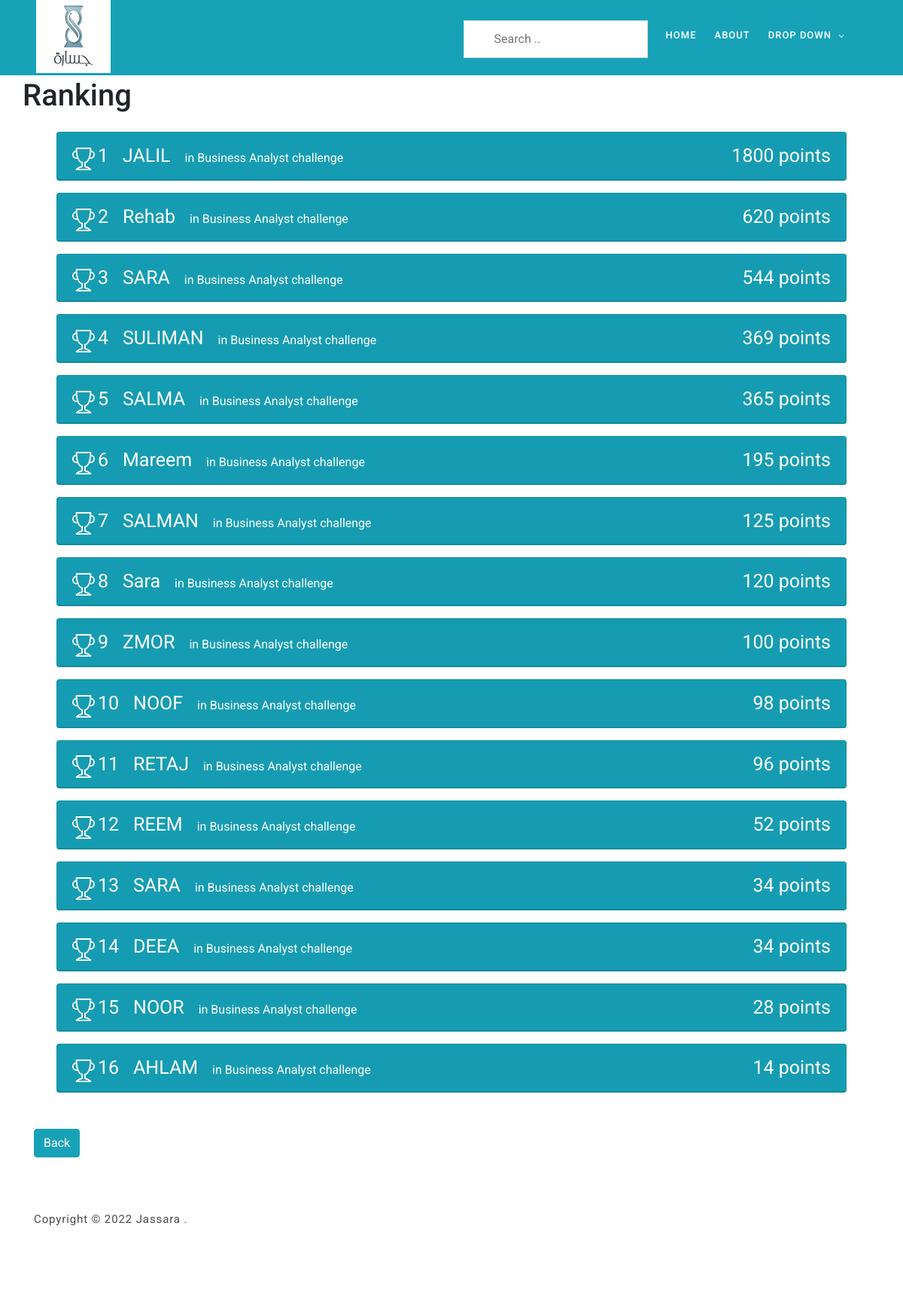
/ranking.php, run on the app's committed database.
### tables this page shows
CREATE TABLE `result` (
  `stname` varchar(255) NOT NULL,
  `point` int(11) NOT NULL,
  `challenge_num` int(10) NOT NULL,
  `challenge_name` varchar(255) NOT NULL
);

### ranking.php (the view, shortened to what this page needs)
<?php session_start();
include 'tamplate.php';
?>
<body>
    <div class="container">
        <div class="row">
            <h1 style="text-align:center;">Ranking</h1>
        </div>
    </div>
    <div class="container">
        <section class="container col mb-5">
            <br>
            <?php
            $con = connection();
            $sql = "SELECT * FROM result order by point DESC";
            $result = mysqli_query($con, $sql);
            $index = 1;
            while ($row = mysqli_fetch_array($result, MYSQLI_ASSOC)) {
                echo '
            <section class="col mb-3">
                <div class="card bg-info mb-6" style="max-width: 100%;">
                    <div class="card-header inline" style="color:White ;">
                        <svg style="color: white;" xmlns="http://www.w3.org/2000/svg" width="30" height="30" fill="currentColor" class="bi bi-trophy" viewBox="0 0 16 16">
                            <path d="M2.5.5A.5.5 0 0 1 3 0h10a.5.5 0 0 1 .5.5c0 .538-.012 1.05-.034 1.536a3 3 0 1 1-1.133 5.89c-.79 1.865-1.878 2.777-2.833 3.011v2.173l1.425.356c.194.048.377.135.537.255L13.3 15.1a.5.5 0 0 1-.3.9H3a.5.5 0 0 1-.3-.9l1.838-1.379c.16-.12.343-.207.537-.255L6.5 13.11v-2.173c-.955-.234-2.043-1.146-2.833-3.012a3 3 0 1 1-1.132-5.89A33.076 33.076 0 0 1 2.5.5zm.099 2.54a2 2 0 0 0 .72 3.935c-.333-1.05-.588-2.346-.72-3.935zm10.083 3.935a2 2 0 0 0 .72-3.935c-.133 1.59-.388 2.885-.72 3.935zM3.504 1c.007.517.026 1.006.056 1.469.13 2.028.457 3.546.87 4.667C5.294 9.48 6.484 10 7 10a.5.5 0 0 1 .5.5v2.61a1 1 0 0 1-.757.97l-1.426.356a.5.5 0 0 0-.179.085L4.5 15h7l-.638-.479a.501.501 0 0 0-.18-.085l-1.425-.356a1 1 0 0 1-.757-.97V10.5A.5.5 0 0 1 9 10c.516 0 1.706-.52 2.57-2.864.413-1.12.74-2.64.87-4.667.03-.463.049-.952.056-1.469H3.504z" />
                        </svg>
                        <span style="font-size: 25px;">' . $index . '</span>
                        <span></span>
                        <span style="font-size: 25px;" class="col ">' . $row['stname'] . '</span>
                        <span>
                        in ' . $row['challenge_name'] . ' challenge
                        </span>
                        <span style="font-size: 25px;" class="pull-right">' . $row['point'] . ' points</span>
                    </div>
            </section>';
                $index++;
            }
            ?>
        </section>
        <a style="color: White;" href="studentPage.php"><button class="btn btn-info ">Back</button></a>
    </div>

### assets/css/templatemo-art-factory.css (style rules this page uses)
html, body, div, span, applet, object, iframe, h1, h2, h3, h4, h5, h6, p, blockquote, div pre, a, abbr, acronym, address, big, cite, code, del, dfn, em, font, img, ins, kbd, q, s, samp, small, strike, strong, sub, sup, tt, var, b, u, i, center, dl, dt, dd, ol, ul, li, figure, header, nav, section, article, aside, footer, figcaption { margin: 0; padding: 0; border: 0; outline: 0; }
header, nav, section, article, aside, footer, hgroup { display: block; }
* { box-sizing: border-box; }
html, body { font-family: "Roboto", sans-serif; font-weight: 400; background-color: #fff; font-size: 16px; -ms-text-size-adjust: 100%; -webkit-font-smoothing: antialiased; -moz-osx-font-smoothing: grayscale; }
a { text-decoration: none !important; }
h1, h2, h3, h4, h5, h6 { margin-top: 0px; margin-bottom: 0px; }
html, body { background: #fff; font-family: "Roboto", sans-serif; }

### tamplate.php (style rules this page uses)
body { min-height: 100vh; display: flex; flex-direction: column; }

### data on the page
result: stname "JALIL", challenge_name "Business Analyst", point "1800"
result: stname "Rehab", challenge_name "Business Analyst", point "620"
result: stname "SARA", challenge_name "Business Analyst", point "544"
result: stname "SULIMAN", challenge_name "Business Analyst", point "369"
result: stname "SALMA", challenge_name "Business Analyst", point "365"
result: stname "Mareem", challenge_name "Business Analyst", point "195"
result: stname "SALMAN", challenge_name "Business Analyst", point "125"
result: stname "Sara", challenge_name "Business Analyst", point "120"
result: stname "ZMOR", challenge_name "Business Analyst", point "100"
result: stname "NOOF", challenge_name "Business Analyst", point "98"
result: stname "RETAJ", challenge_name "Business Analyst", point "96"
result: stname "REEM", challenge_name "Business Analyst", point "52"
result: stname "SARA", challenge_name "Business Analyst", point "34"
result: stname "DEEA", challenge_name "Business Analyst", point "34"
result: stname "NOOR", challenge_name "Business Analyst", point "28"
result: stname "AHLAM", challenge_name "Business Analyst", point "14"
